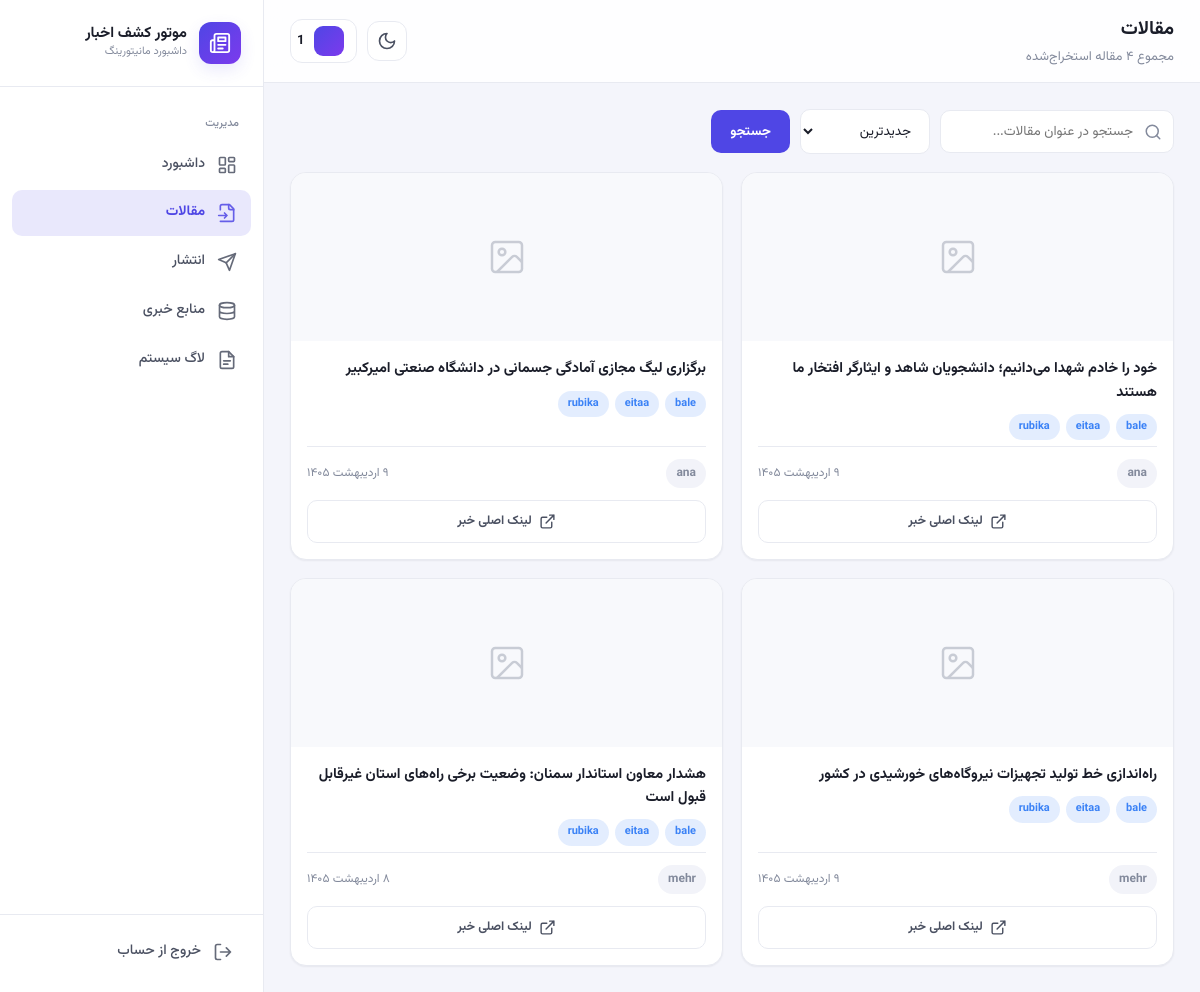
Before: /articles (signed in) with the older database file.
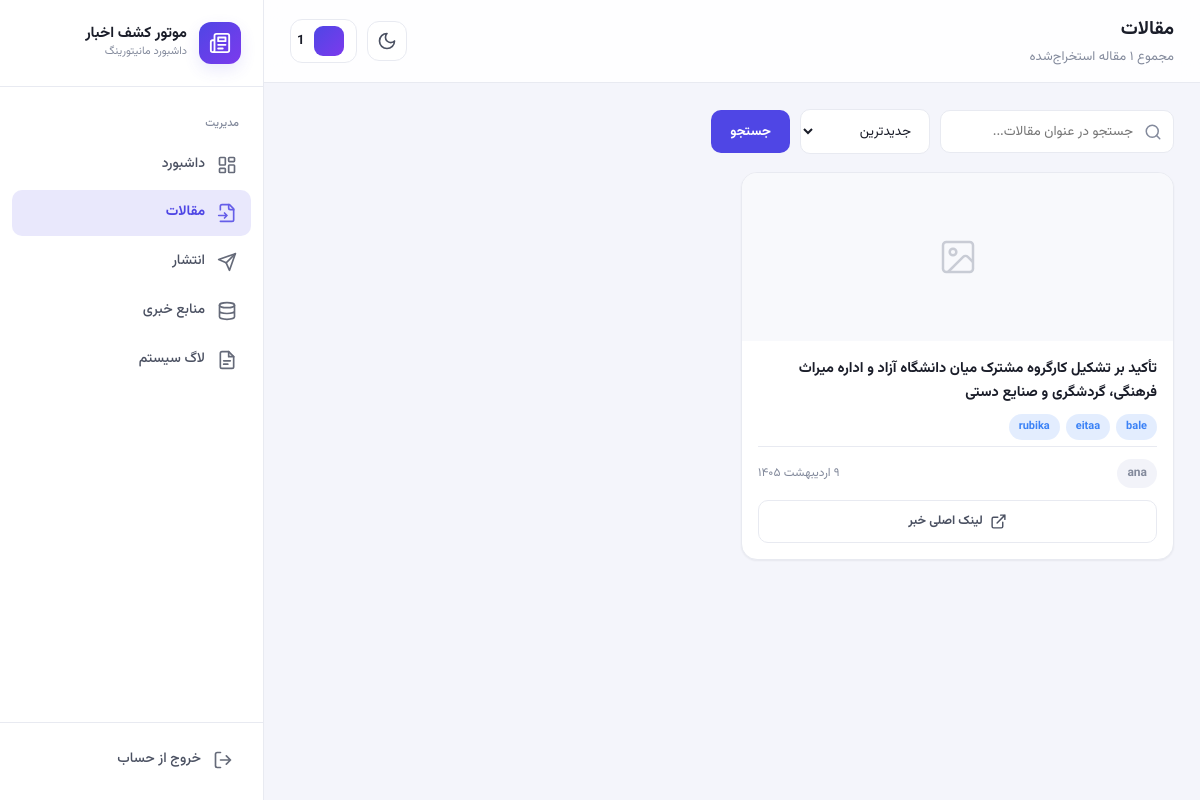
After: the same page with the newer database file.
### database/models.py (models this page shows)
class Article(Base):
    __tablename__ = "articles"
    id = Column(Integer, primary_key=True)
    link_id = Column(Integer, ForeignKey("links.id"))
    source_id = Column(Integer, ForeignKey("sources.id"))
    title = Column(String)
    author = Column(String)
    publish_date = Column(DateTime)
    raw_html = Column(Text)
    clean_text = Column(Text)
    image_url = Column(String)
    content_hash = Column(String, index=True)
    word_count = Column(Integer)
    created_at = Column(DateTime, default=func.now())
    link = relationship("Link")
    source = relationship("Source")

class PublishLog(Base):
    __tablename__ = "publish_log"
    id = Column(Integer, primary_key=True)
    article_id = Column(Integer, ForeignKey("articles.id"))
    platform = Column(String)
    status = Column(String, default="pending")
    published_url = Column(String)
    error_message = Column(Text)
    created_at = Column(DateTime, default=func.now())
    __table_args__ = (
        UniqueConstraint("article_id", "platform", name="uq_publish_article_platform"),
        Index("ix_publish_platform_status_article", "platform", "status", "article_id"),
    )

### dashboard/routes.py (the view)
@bp.route("/articles")
@login_required
def articles():
    page = _int_arg("page", 1)
    search = request.args.get("q", "").strip()
    sort = request.args.get("sort", "newest")
    data = services.get_articles(page=page, per_page=12, search=search, sort=sort)
    return render_template(
        "articles.html", active_page="articles", data=data, search=search, sort=sort,
    )

### dashboard/app.py (called while the page is built)
def create_app() -> Flask:
    app = Flask(
        __name__,
        template_folder="templates",
        static_folder="static",
        static_url_path="/dashboard/static",
    )
    app.config.update(
        SECRET_KEY=os.getenv("DASHBOARD_SECRET_KEY", "change-me-in-production-please"),
        SESSION_COOKIE_HTTPONLY=True,
        SESSION_COOKIE_SAMESITE="Lax",
        PERMANENT_SESSION_LIFETIME=60 * 60 * 12,  # 12 ساعت
        JSON_AS_ASCII=False,
        TEMPLATES_AUTO_RELOAD=False,
    )
    app.jinja_env.filters["jalali"] = lambda dt: to_jalali_str(dt, with_time=True)
    app.jinja_env.filters["jalali_date"] = lambda dt: to_jalali_str(dt, with_time=False)
    app.jinja_env.filters["fa_num"] = fa_number
    app.register_blueprint(dashboard_bp)
    return app

### dashboard/auth.py (called while the page is built)
def is_logged_in() -> bool:
    return bool(session.get("logged_in"))

def login_required(view):
    @wraps(view)
    def wrapped(*args, **kwargs):
        if not is_logged_in():
            return redirect(url_for("dashboard.login", next=request.path))
        return view(*args, **kwargs)
    return wrapped

### dashboard/services.py (called while the page is built)
def _news_article_filter():
    return Article.source_id != HEALTH_SOURCE_ID

### dashboard/templates/articles.html (shortened to what this page needs)
{% extends "base.html" %}
{% from "_pagination.html" import render_pagination %}
{% block page_title %}مقالات{% endblock %}
{% block page_subtitle %}مجموع {{ data.total|fa_num }} مقاله استخراج‌شده{% endblock %}
{% block content %}
<form class="toolbar" method="get" action="{{ url_for('dashboard.articles') }}">
    <div class="search-box">
        <input type="text" name="q" class="input" placeholder="جستجو در عنوان مقالات..." value="{{ search }}">
    </div>
    <select name="sort" class="select" onchange="this.form.submit()">
        <option value="newest" {{ 'selected' if sort=='newest' }}>جدیدترین</option>
    </select>
    <button type="submit" class="btn btn-primary">جستجو</button>
</form>
{% if data.rows %}
<div class="articles-grid">
    {% for a in data.rows %}
    <div class="article-card">
        <div class="article-card__img">
        </div>
        <div class="article-card__body">
            <div class="article-card__title">{{ a.title }}</div>
            <div style="display:flex; gap:6px; flex-wrap:wrap; margin-bottom:6px;">
                {% for pl in a.published_on %}<span class="badge badge-info" style="font-size:11px">{{ pl }}</span>{% endfor %}
            </div>
            <div class="article-card__meta">
                <span class="badge badge-muted">{{ a.source }}</span>
                <span>{{ a.created_at|jalali_date }}</span>
            </div>
            {% if a.source_url %}
            <a href="{{ a.source_url }}" target="_blank" rel="noopener" class="btn btn-ghost" style="margin-top:12px; justify-content:center; font-size:12.5px;">
                <svg viewBox="0 0 24 24" fill="none" stroke="currentColor" stroke-width="2" stroke-linecap="round" stroke-linejoin="round"><path d="M15 3h6v6M10 14 21 3M18 13v6a2 2 0 0 1-2 2H5a2 2 0 0 1-2-2V8a2 2 0 0 1 2-2h6"/></svg>
                لینک اصلی خبر
            </a>
            {% endif %}
        </div>
    </div>
    {% endfor %}
</div>
{% else %}
<div class="empty-state">
    <svg viewBox="0 0 24 24" fill="none" stroke="currentColor" stroke-width="1.5"><path d="M4 22h14a2 2 0 0 0 2-2V7l-5-5H6a2 2 0 0 0-2 2v16a2 2 0 0 1-2 2Z"/></svg>
    <p>مقاله‌ای یافت نشد.</p>
</div>
{% endif %}
{% endblock %}

Changed rows visible on the page:
removed Article: title "خود را خادم شهدا می‌دانیم؛ دانشجویان شاهد و ایثارگر افتخار ما هستند", source "ana", created_at|jalali_date "۹ اردیبهشت ۱۴۰۵"
removed PublishLog: platform "bale", shown under "خود را خادم شهدا می‌دانیم؛ دانشجویان شاهد و ایثارگر افتخار ما هستند"
removed PublishLog: platform "eitaa", shown under "خود را خادم شهدا می‌دانیم؛ دانشجویان شاهد و ایثارگر افتخار ما هستند"
removed PublishLog: platform "rubika", shown under "خود را خادم شهدا می‌دانیم؛ دانشجویان شاهد و ایثارگر افتخار ما هستند"
removed Article: title "برگزاری لیگ مجازی آمادگی جسمانی در دانشگاه صنعتی امیرکبیر", source "ana", created_at|jalali_date "۹ اردیبهشت ۱۴۰۵"
removed PublishLog: platform "bale", shown under "برگزاری لیگ مجازی آمادگی جسمانی در دانشگاه صنعتی امیرکبیر"
removed PublishLog: platform "eitaa", shown under "برگزاری لیگ مجازی آمادگی جسمانی در دانشگاه صنعتی امیرکبیر"
removed PublishLog: platform "rubika", shown under "برگزاری لیگ مجازی آمادگی جسمانی در دانشگاه صنعتی امیرکبیر"
no longer on this page (row edited): Article: title "راه‌اندازی خط تولید تجهیزات نیروگاه‌های خورشیدی در کشور", source "mehr", created_at|jalali_date "۹ اردیبهشت ۱۴۰۵"
no longer on this page (row edited): PublishLog: platform "bale", shown under "راه‌اندازی خط تولید تجهیزات نیروگاه‌های خورشیدی در کشور"
no longer on this page (row edited): PublishLog: platform "eitaa", shown under "راه‌اندازی خط تولید تجهیزات نیروگاه‌های خورشیدی در کشور"
no longer on this page (row edited): PublishLog: platform "rubika", shown under "راه‌اندازی خط تولید تجهیزات نیروگاه‌های خورشیدی در کشور"
removed Article: title "هشدار معاون استاندار سمنان: وضعیت برخی راه‌های استان غیرقابل قبول است", source "mehr", created_at|jalali_date "۸ اردیبهشت ۱۴۰۵", PublishLog (platform "bale"), PublishLog (platform "eitaa"), PublishLog (platform "rubika")
added Article: title "تأکید بر تشکیل کارگروه مشترک میان دانشگاه آزاد و اداره میراث فرهنگی، گردشگری و صنایع دستی", source "ana", created_at|jalali_date "۹ اردیبهشت ۱۴۰۵", PublishLog (platform "bale"), PublishLog (platform "eitaa"), PublishLog (platform "rubika")
